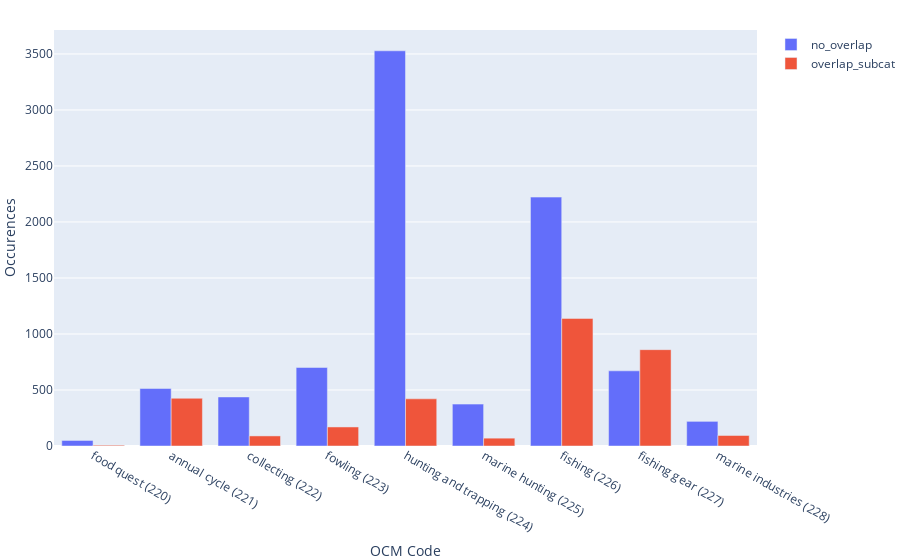
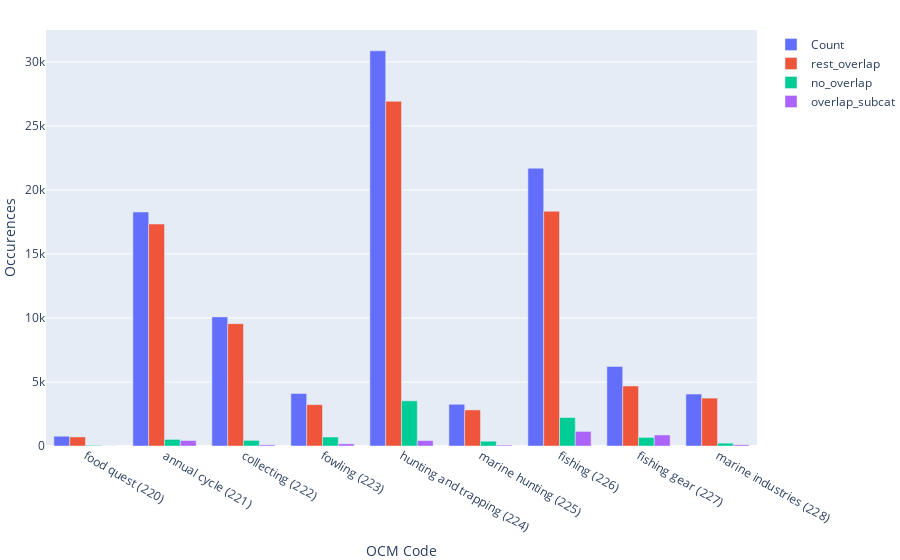
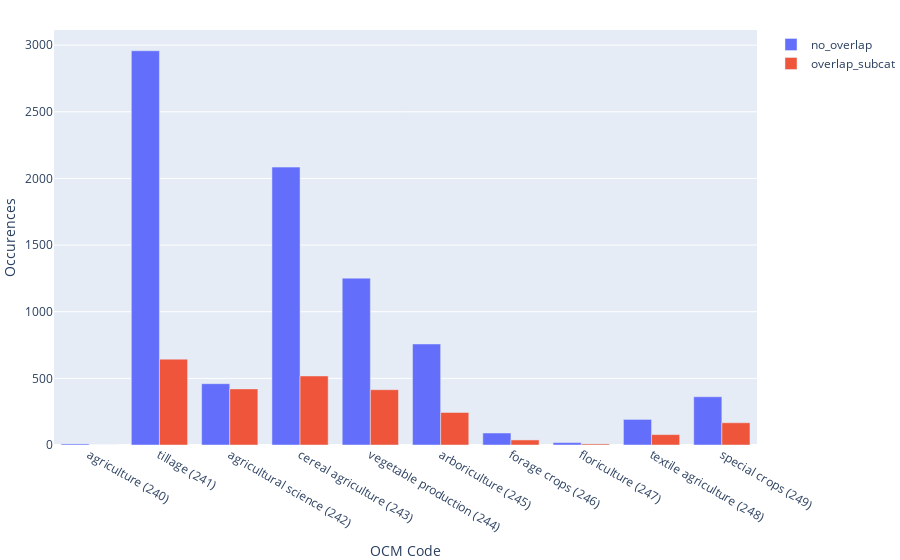
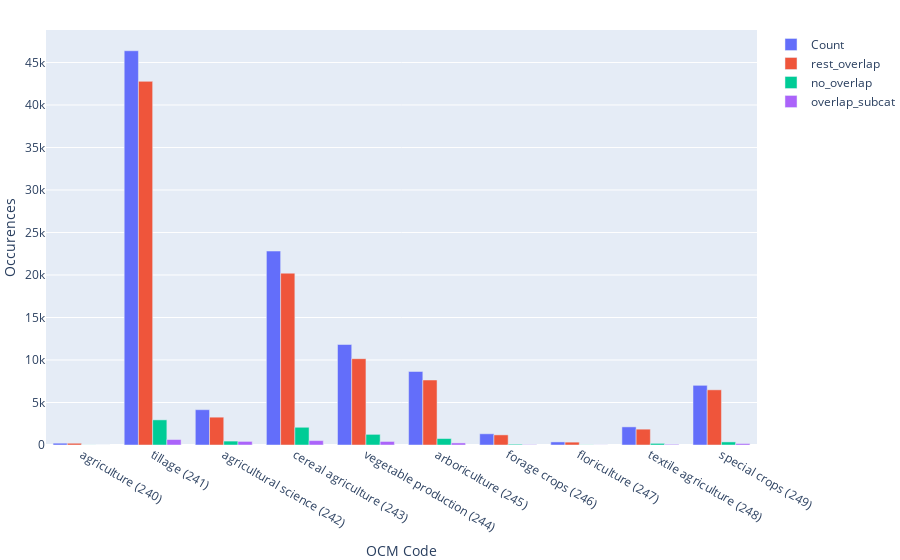

Here is the notebook cell these charts were saved with, in order:
### Code cell
data = []
for cat in chosen_categories:
    data.append(df_per_parent_cat(df, cat))
    plot_subcat(data[-1], cat, count=False, save=True, title=f'cat_{cat}_overlap')
    plot_subcat(data[-1], cat, count=True)
    
# pd.concat(data)

### Figure 1 — Plotly figure (JSON) as saved in the notebook; plotly's stock layout.template omitted (floating-point values rounded to 4 significant figures)
{"data": [{"name": "no_overlap", "type": "bar", "x": ["food quest (220)", "annual cycle (221)", "collecting (222)", "fowling (223)", "hunting and trapping (224)", "marine hunting (225)", "fishing (226)", "fishing gear (227)", "marine industries (228)"], "y": [50, 513, 438, 701, 3528, 374, 2222, 671, 220]}, {"name": "overlap_subcat", "type": "bar", "x": ["food quest (220)", "annual cycle (221)", "collecting (222)", "fowling (223)", "hunting and trapping (224)", "marine hunting (225)", "fishing (226)", "fishing gear (227)", "marine industries (228)"], "y": [7, 426, 90, 170, 421, 70, 1139, 860, 94]}], "layout": {"autosize": true, "margin": {"b": 10, "l": 0, "r": 0, "t": 30}, "title": {"x": 0.5}, "xaxis": {"autorange": true, "range": [-0.5, 8.5], "title": {"text": "OCM Code"}, "type": "category"}, "yaxis": {"autorange": true, "range": [0, 3714.0], "title": {"text": "Occurences"}, "type": "linear"}}}

### Figure 2 — Plotly figure (JSON) as saved in the notebook; plotly's stock layout.template omitted (floating-point values rounded to 4 significant figures)
{"data": [{"name": "Count", "type": "bar", "x": ["food quest (220)", "annual cycle (221)", "collecting (222)", "fowling (223)", "hunting and trapping (224)", "marine hunting (225)", "fishing (226)", "fishing gear (227)", "marine industries (228)"], "y": [763, 18274, 10084, 4100, 30864, 3260, 21697, 6216, 4054]}, {"name": "rest_overlap", "type": "bar", "x": ["food quest (220)", "annual cycle (221)", "collecting (222)", "fowling (223)", "hunting and trapping (224)", "marine hunting (225)", "fishing (226)", "fishing gear (227)", "marine industries (228)"], "y": [706, 17335, 9556, 3229, 26915, 2816, 18336, 4685, 3740]}, {"name": "no_overlap", "type": "bar", "x": ["food quest (220)", "annual cycle (221)", "collecting (222)", "fowling (223)", "hunting and trapping (224)", "marine hunting (225)", "fishing (226)", "fishing gear (227)", "marine industries (228)"], "y": [50, 513, 438, 701, 3528, 374, 2222, 671, 220]}, {"name": "overlap_subcat", "type": "bar", "x": ["food quest (220)", "annual cycle (221)", "collecting (222)", "fowling (223)", "hunting and trapping (224)", "marine hunting (225)", "fishing (226)", "fishing gear (227)", "marine industries (228)"], "y": [7, 426, 90, 170, 421, 70, 1139, 860, 94]}], "layout": {"autosize": true, "margin": {"b": 10, "l": 0, "r": 0, "t": 30}, "title": {"x": 0.5}, "xaxis": {"autorange": true, "range": [-0.5, 8.5], "title": {"text": "OCM Code"}, "type": "category"}, "yaxis": {"autorange": true, "range": [0, 32490.0], "title": {"text": "Occurences"}, "type": "linear"}}}

### Figure 3 — Plotly figure (JSON) as saved in the notebook; plotly's stock layout.template omitted (floating-point values rounded to 4 significant figures)
{"data": [{"name": "no_overlap", "type": "bar", "x": ["agriculture (240)", "tillage (241)", "agricultural science (242)", "cereal agriculture (243)", "vegetable production (244)", "arboriculture (245)", "forage crops (246)", "floriculture (247)", "textile agriculture (248)", "special crops (249)"], "y": [8, 2958, 460, 2085, 1252, 758, 90, 18, 192, 362]}, {"name": "overlap_subcat", "type": "bar", "x": ["agriculture (240)", "tillage (241)", "agricultural science (242)", "cereal agriculture (243)", "vegetable production (244)", "arboriculture (245)", "forage crops (246)", "floriculture (247)", "textile agriculture (248)", "special crops (249)"], "y": [0, 644, 421, 518, 415, 244, 38, 8, 78, 167]}], "layout": {"autosize": true, "margin": {"b": 10, "l": 0, "r": 0, "t": 30}, "title": {"x": 0.5}, "xaxis": {"autorange": true, "range": [-0.5, 9.5], "title": {"text": "OCM Code"}, "type": "category"}, "yaxis": {"autorange": true, "range": [0, 3114.0], "title": {"text": "Occurences"}, "type": "linear"}}}

### Figure 4 — Plotly figure (JSON) as saved in the notebook; plotly's stock layout.template omitted (floating-point values rounded to 4 significant figures)
{"data": [{"name": "Count", "type": "bar", "x": ["agriculture (240)", "tillage (241)", "agricultural science (242)", "cereal agriculture (243)", "vegetable production (244)", "arboriculture (245)", "forage crops (246)", "floriculture (247)", "textile agriculture (248)", "special crops (249)"], "y": [214, 46381, 4154, 22816, 11822, 8648, 1319, 362, 2132, 7021]}, {"name": "rest_overlap", "type": "bar", "x": ["agriculture (240)", "tillage (241)", "agricultural science (242)", "cereal agriculture (243)", "vegetable production (244)", "arboriculture (245)", "forage crops (246)", "floriculture (247)", "textile agriculture (248)", "special crops (249)"], "y": [206, 42779, 3273, 20213, 10155, 7646, 1191, 336, 1862, 6492]}, {"name": "no_overlap", "type": "bar", "x": ["agriculture (240)", "tillage (241)", "agricultural science (242)", "cereal agriculture (243)", "vegetable production (244)", "arboriculture (245)", "forage crops (246)", "floriculture (247)", "textile agriculture (248)", "special crops (249)"], "y": [8, 2958, 460, 2085, 1252, 758, 90, 18, 192, 362]}, {"name": "overlap_subcat", "type": "bar", "x": ["agriculture (240)", "tillage (241)", "agricultural science (242)", "cereal agriculture (243)", "vegetable production (244)", "arboriculture (245)", "forage crops (246)", "floriculture (247)", "textile agriculture (248)", "special crops (249)"], "y": [0, 644, 421, 518, 415, 244, 38, 8, 78, 167]}], "layout": {"autosize": true, "margin": {"b": 10, "l": 0, "r": 0, "t": 30}, "title": {"x": 0.5}, "xaxis": {"autorange": true, "range": [-0.5, 9.5], "title": {"text": "OCM Code"}, "type": "category"}, "yaxis": {"autorange": true, "range": [0, 48820.0], "title": {"text": "Occurences"}, "type": "linear"}}}
